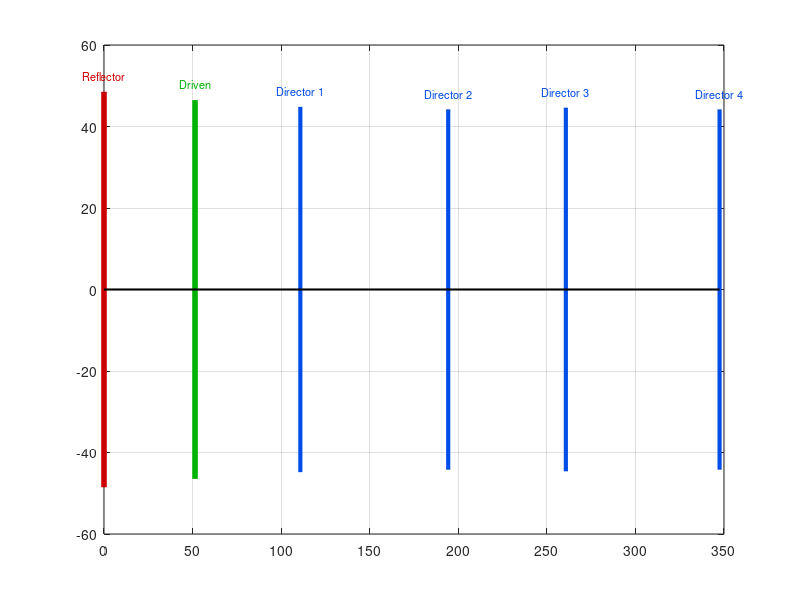

MATLAB code to generate this figure: (Note: this script raises an error after producing the figure.)
%% =========================================================================
%  Crossed Yagi-Uda Antenna for ISS Reception at 145.8 MHz
%  Based on Balanis, Antenna Theory, 3rd ed., Table 10.4 (6-element optimum)
%  Target: LHCP, 13.41 dBi per Yagi
%  Two scripts in one:
%    Section A — uses MATLAB Antenna Toolbox (yagiUda) if available
%    Section B — manual array-factor + half-dipole element pattern (no toolbox needed)
%% =========================================================================
clear; clc; close all;

%% =========================================================================
%  1. PHYSICAL PARAMETERS
%% =========================================================================
c      = 299792458;        % Speed of light [m/s]
f0     = 145.8e6;          % Design frequency [Hz]
lambda = c / f0;           % Wavelength [m]
k      = 2*pi / lambda;    % Wavenumber [rad/m]

fprintf('========================================\n');
fprintf(' Crossed Yagi-Uda — ISS 145.800 MHz\n');
fprintf('========================================\n');
fprintf('Frequency  : %.3f MHz\n', f0/1e6);
fprintf('Wavelength : %.4f m  (%.2f cm)\n', lambda, lambda*100);

%% =========================================================================
%  2. ELEMENT GEOMETRY (Balanis Table 10.4)
%% =========================================================================
% --- Element lengths [fraction of lambda] ---
L_frac = [0.472, 0.452, 0.436, 0.430, 0.434, 0.430];

% --- Element lengths [m] ---
L_m    = L_frac * lambda;

% --- Element positions from reflector tip [m] ---
pos_cm = [0.00, 51.40, 110.83, 194.31, 260.72, 347.50];  % cm
pos_m  = pos_cm / 100;

% --- Spacings between consecutive elements [m] ---
% s21, s32, s43, s54, s65
spacings_m = diff(pos_m);

% --- Wire radius [m] (Balanis: a = 0.003369 lambda) ---
a_radius = 0.003369 * lambda;
d_wire   = 2 * a_radius;

% --- Element names ---
elem_names = {'Reflector','Driven','Director 1','Director 2','Director 3','Director 4'};

fprintf('\n--- Element Dimensions ---\n');
fprintf('%-14s  %8s  %12s  %14s\n','Element','L/lambda','Length (cm)','Pos from Ref (cm)');
fprintf('%s\n', repmat('-',1,55));
for i = 1:6
    fprintf('%-14s  %8.3f  %12.2f  %14.2f\n', ...
        elem_names{i}, L_frac(i), L_m(i)*100, pos_cm(i));
end
fprintf('\nWire diameter : %.2f mm (a = %.4f lambda)\n', d_wire*1e3, a_radius/lambda);
fprintf('Total boom    : %.2f cm  (%.4f lambda)\n', pos_cm(end), pos_m(end)/lambda);

%% =========================================================================
%  3. GEOMETRY PLOT — Element Map
%% =========================================================================
figure('Name','Yagi-Uda Geometry','Color','white','Position',[50 600 900 300]);
hold on; grid on; box on;

colors = {[0.8 0 0],[0 0.7 0],[0 0.3 0.9],[0 0.3 0.9],[0 0.3 0.9],[0 0.3 0.9]};
lw     = [4 4 3 3 3 3];
for i = 1:6
    xp  = pos_cm(i);
    hlf = L_m(i)/2 * 100;  % half-arm in cm
    plot([xp xp], [-hlf hlf], '-', 'Color', colors{i}, 'LineWidth', lw(i));
    text(xp, hlf + 4, elem_names{i}, 'HorizontalAlignment','center', ...
         'FontSize',8, 'Color', colors{i});
end
% Boom
plot([0 pos_cm(end)],[0 0],'k-','LineWidth',1.5);
% Lambda/2 reference lines
ref = lambda/2 * 100;
yline(ref,'--','color',[0.5 0.5 0.5],'LineWidth',1,'Label','\lambda/2 = 102.8 cm');
yline(-ref,'--','color',[0.5 0.5 0.5],'LineWidth',1);

xlabel('Position along boom (cm)','FontSize',11);
ylabel('Element half-span (cm)','FontSize',11);
title('Yagi-Uda Antenna Geometry  —  145.800 MHz  (6 Elements, Balanis Table 10.4)',...
      'FontSize',12,'FontWeight','bold');
xlim([-25 385]); ylim([-65 75]);
legend({'Reflector','Driven Element','Directors',...
        'Boom','\lambda/2 reference'}, 'Location','southeast');
set(gca,'FontSize',10);

%% =========================================================================
%  4A. ANTENNA TOOLBOX PATH (requires Antenna Toolbox licence)
%% =========================================================================
if license('test','Antenna_Toolbox')
    fprintf('\n[Antenna Toolbox detected — running full EM simulation]\n');
 
    % -----------------------------------------------------------------------
    % yagiUda property map (Antenna Toolbox):
    %   Exciter          — driven dipole object  (element 2 in our array)
    %   Reflector        — scalar: reflector length [m]  (element 1)
    %   ReflectorSpacing — scalar: reflector-to-driven spacing [m]  (s21)
    %   NumDirectors     — integer: number of directors  (4 in our case)
    %   DirectorLength   — vector [1 x NumDirectors]: director lengths [m]
    %   DirectorSpacing  — vector [1 x NumDirectors]: driven-to-dir1, dir1-to-dir2… [m]
    % -----------------------------------------------------------------------
 
    % Build the Yagi — modify the default Exciter in-place (do NOT replace it
    % with a new dipole() object; that breaks the internal element alignment)
    ant                       = yagiUda();
    ant.Exciter.Length        = L_m(2);          % driven element  0.452 λ
    ant.ReflectorLength       = L_m(1);          % reflector       0.472 λ
    ant.ReflectorSpacing      = spacings_m(1);   % s21 = 0.250 λ
    ant.NumDirectors          = 4;               % Dir1…Dir4
    ant.DirectorLength        = L_m(3:end);      % [0.436 0.430 0.434 0.430] λ
    ant.DirectorSpacing       = spacings_m(2:end);% [s32 s43 s54 s65]
 
    % --- 3D Radiation Pattern ---
    figure('Name','3D Pattern (Toolbox)','Color','white');
    pattern(ant, f0);
    title('3D Radiation Pattern — Single Yagi  145.8 MHz','FontSize',12);
    colorbar;
 
    % --- E-plane (elevation, phi = 0°) ---
    figure('Name','E-plane','Color','white');
    patternElevation(ant, f0, 0);
    title('E-plane Pattern (φ = 0°)  —  Yagi 145.8 MHz','FontSize',12);
 
    % --- H-plane (azimuth at theta = 90°) ---
    figure('Name','H-plane','Color','white');
    patternAzimuth(ant, f0, 90);
    title('H-plane Pattern (θ = 90°)  —  Yagi 145.8 MHz','FontSize',12);
 
    % --- Boresight directivity ---
    D_boresight = pattern(ant, f0, 0, 0);
    fprintf('Computed directivity (boresight): %.2f dBi\n', D_boresight);
    fprintf('Expected (Balanis Table 10.4)   : 13.41 dBi\n');
 
    % --- Input impedance sweep ---
    f_sweep = linspace(130e6, 165e6, 201);
    figure('Name','Input Impedance','Color','white');
    impedance(ant, f_sweep);
    xline(f0/1e6, 'r--', '145.8 MHz', 'LabelVerticalAlignment','bottom');
    title('Input Impedance vs Frequency  (simple dipole driven element)','FontSize',12);
 
    % --- S11 vs frequency (ref 50 Ω) ---
    figure('Name','S11','Color','white');
    s = sparameters(ant, f_sweep, 50);
    rfplot(s);
    xline(f0/1e6, 'r--', '145.8 MHz');
    title('S_{11} vs Frequency  (ref 50 Ω)','FontSize',12);
 
else
    fprintf('\n[Antenna Toolbox NOT available — using manual array-factor method]\n');
    fprintf(' Install the Antenna Toolbox for full EM simulation (Sections 4B below).\n');
end
 
%% =========================================================================
%  4B. MANUAL ARRAY FACTOR + ELEMENT PATTERN (works WITHOUT Antenna Toolbox)
%% =========================================================================
fprintf('\n--- Manual Array-Factor Calculation ---\n');
 
%  Angular sweep
theta_deg = linspace(0, 180, 3601);   % 0 = end-fire boresight
theta_rad = deg2rad(theta_deg);
 
%  --- Approximate excitation of each element ---
%  Traveling-wave Yagi: progressive phase along boom axis
%  Phase velocity v_p/c ≈ 0.85 (typical 6-element optimum Yagi)
vp_ratio  = 0.85;
alpha     = -k / vp_ratio;            % progressive phase [rad/m]
 
%  Relative current amplitudes (decaying toward end of array)
I_amp   = [0.70, 1.00, 0.82, 0.72, 0.68, 0.62];
 
%  Excitation phasors
excit   = I_amp .* exp(1j * alpha * pos_m);
 
%  Array Factor (boom = z-axis, end-fire toward theta=0)
AF = zeros(size(theta_rad));
for n = 1:6
    AF = AF + excit(n) .* exp(1j * k * pos_m(n) .* cos(theta_rad));
end
AF_norm = abs(AF) ./ max(abs(AF));
 
%  Half-dipole element pattern:  |cos(pi/2 * cos(theta)) / sin(theta)|
EP       = abs( cos(pi/2 .* cos(theta_rad)) ./ (sin(theta_rad) + 1e-12) );
EP       = EP ./ max(EP);
 
%  Total normalised pattern
Total    = AF_norm .* EP;
Total    = Total ./ max(Total);
Total_dB = 20*log10(Total + 1e-12);
 
%  Apply known peak directivity offset from Balanis
D0_dBi        = 13.41;
Total_abs_dBi = Total_dB + D0_dBi;
 
%  --- Compute approximate HPBW ---
half_pow = Total_dB - max(Total_dB) + 3;   % points where pattern > -3 dB from peak
idx_hp   = find(half_pow >= 0);
if ~isempty(idx_hp)
    HPBW = abs(theta_deg(idx_hp(end)) - theta_deg(idx_hp(1)));
    fprintf('Approximate HPBW (E-plane): %.1f°\n', HPBW);
end
 
%  --- E-plane polar plot ---
figure('Name','E-plane Pattern (Manual AF)','Color','white','Position',[50 50 700 600]);
ax = polaraxes;
polarplot(ax, theta_rad, Total_abs_dBi, 'b-', 'LineWidth', 2.5);
hold(ax,'on');
polarplot(ax, theta_rad + pi, Total_abs_dBi, 'b-', 'LineWidth', 2.5);  % back lobe
ax.ThetaZeroLocation = 'top';
ax.ThetaDir          = 'clockwise';
ax.RLim              = [-20  D0_dBi + 1];
ax.RTick             = -20:5:15;
ax.RTickLabel        = arrayfun(@(x) sprintf('%d dBi',x), -20:5:15,'UniformOutput',false);
ax.ThetaTick         = 0:30:330;
ax.FontSize          = 10;
title(ax,'E-plane Radiation Pattern — Single Yagi  145.8 MHz',...
      'FontSize',12,'FontWeight','bold');
legend(ax,{'Forward','Back'},'Location','southeast');
 
%  --- Cartesian dBi vs angle ---
figure('Name','E-plane Cartesian','Color','white','Position',[760 50 700 400]);
plot(theta_deg, Total_abs_dBi, 'b-', 'LineWidth', 2); hold on;
yline(D0_dBi - 3,'r--','LineWidth',1.2,'Label','-3 dB half-power');
yline(0,'k:','LineWidth',1);
xlabel('θ (degrees)','FontSize',11);
ylabel('Directivity (dBi)','FontSize',11);
title('E-plane Pattern  (Cartesian)  —  Yagi 145.8 MHz','FontSize',12,'FontWeight','bold');
grid on; ylim([-30 15]); xlim([0 180]);
set(gca,'FontSize',10);
 
%% =========================================================================
%  5. CROSSED YAGI — CIRCULAR POLARIZATION
%% =========================================================================
fprintf('\n========================================\n');
fprintf(' Crossed Yagi — LHCP Analysis\n');
fprintf('========================================\n');
 
%  Feed phasing
phase_V_deg  =   0;    % Vertical Yagi   (reference)
phase_H_deg  = -90;    % Horizontal Yagi (LHCP: H lags V by 90°)
%  → Swap to +90° for RHCP
 
fprintf('V-pol Yagi phase : %+d°\n', phase_V_deg);
fprintf('H-pol Yagi phase : %+d°  → LHCP\n', phase_H_deg);
fprintf('(Change H phase to +90° for RHCP)\n');
 
%  --- λ/4 Phasing Cable Lengths ---
cables = {'RG-58 (VF=0.66)', 'RG-213 (VF=0.66)', 'Aircell-7 (VF=0.84)'};
VFs    = [0.66, 0.66, 0.84];
 
fprintf('\n--- λ/4 Phase-Delay Cable Lengths ---\n');
for i = 1:length(VFs)
    L_delay = VFs(i) * lambda / 4 * 100;  % cm
    fprintf('  %-20s : %.2f cm\n', cables{i}, L_delay);
end
 
%  --- Full-sphere pattern of crossed Yagi (2D grid) ---
%  E_V (V-pol Yagi) and E_H (H-pol Yagi) combine with 90° phase
th = linspace(0, pi, 181);
ph = linspace(0, 2*pi, 361);
[TH, PH] = meshgrid(th, ph);
 
%  Array factor on full sphere (same AF for both Yagis, same geometry)
AF_3D = zeros(size(TH));
for n = 1:6
    % Boom along z for V-Yagi: elements in xz-plane
    AF_3D = AF_3D + excit(n) .* exp(1j * k * pos_m(n) .* cos(TH));
end
AF_3D_norm = abs(AF_3D) ./ max(abs(AF_3D(:)));
 
%  Element pattern (half-dipole) — scalar approximation per Yagi
EP_3D = abs( cos(pi/2 .* cos(TH)) ./ (sin(TH) + 1e-12) );
EP_3D = EP_3D ./ max(EP_3D(:));
 
P_single = (AF_3D_norm .* EP_3D).^2;
 
%  For crossed Yagi with ideal 90° feed and equal amplitudes:
%  Total power = |E_V|^2 + |E_H|^2  (orthogonal → add powers, not amplitudes)
%  Both Yagis have the same pattern magnitude (same geometry), so:
P_CP = 2 * P_single;   % coherent combination for CP on-axis
P_CP_norm = P_CP ./ max(P_CP(:));
 
%  Convert to spherical coordinates for surf plot
X = P_CP_norm .* sin(TH) .* cos(PH);
Y = P_CP_norm .* sin(TH) .* sin(PH);
Z = P_CP_norm .* cos(TH);
 
figure('Name','Crossed Yagi 3D Pattern','Color','white','Position',[50 350 700 600]);
surf(X, Y, Z, 20*log10(P_CP_norm + 1e-6), 'EdgeColor','none');
colormap(jet); colorbar;
clim([-20 0]);
cb = colorbar; cb.Label.String = 'Normalized Level (dB)';
axis equal; axis off;
title('Crossed Yagi-Uda  3D Radiation Pattern  —  LHCP  145.8 MHz',...
      'FontSize',12,'FontWeight','bold');
view(45,30); lighting gouraud; camlight('headlight');
 
%% =========================================================================
%  6. IMPEDANCE MATCHING CALCULATIONS
%% =========================================================================
fprintf('\n========================================\n');
fprintf(' Impedance Matching\n');
fprintf('========================================\n');
 
Z_driven   = 25;                          % Ω — approximate from Balanis (with reflector)
Z_folded   = 4 * Z_driven;               % Ω — folded dipole 4:1 step-up
Z_coax_tgt = 50;                          % Ω — target (standard coax)
Z_qwt      = sqrt(Z_folded * Z_coax_tgt); % Ω — required λ/4 transformer
L_qwt_cm   = 0.66 * lambda / 4 * 100;    % cm — (VF=0.66, RG-6 or RG-11, 75 Ω)
 
fprintf('Simple dipole Z_in         : %.1f Ω\n', Z_driven);
fprintf('Folded dipole Z_in (×4)    : %.1f Ω\n', Z_folded);
fprintf('λ/4 transformer impedance  : %.1f Ω  → use 75 Ω coax (RG-6 / RG-11)\n', Z_qwt);
fprintf('λ/4 transformer length     : %.2f cm  (VF = 0.66)\n', L_qwt_cm);
 
%  SWR vs frequency after matching (analytical quarter-wave transformer)
f_sw  = linspace(130e6, 165e6, 1001);
lam_f = c ./ f_sw;
Z75   = 75;                                  % transformer cable
beta_qwt = (pi/2) * (f_sw ./ f0);           % electrical length of λ/4 section at f
Z_in_match = Z75^2 ./ (Z_folded * cos(beta_qwt).^2 + ...
             1j * Z75 * sin(beta_qwt) .* cos(beta_qwt) + eps);
% Reflection coefficient at 50 Ω reference
Gamma = (Z_in_match - Z_coax_tgt) ./ (Z_in_match + Z_coax_tgt);
SWR   = (1 + abs(Gamma)) ./ (1 - abs(Gamma));
 
figure('Name','SWR vs Frequency','Color','white','Position',[760 400 700 400]);
plot(f_sw/1e6, SWR, 'b-', 'LineWidth', 2); hold on;
yline(1.5, 'r--', 'LineWidth',1.2, 'Label','SWR = 1.5');
yline(2.0, 'm--', 'LineWidth',1.2, 'Label','SWR = 2.0');
xline(f0/1e6,'k:','LineWidth',1.5,'Label','145.8 MHz');
xlabel('Frequency (MHz)','FontSize',11);
ylabel('SWR (ref 50 Ω)','FontSize',11);
title('SWR vs Frequency — Folded Dipole + 75 Ω λ/4 Transformer','FontSize',12,'FontWeight','bold');
grid on; ylim([1 4]); xlim([130 165]);
set(gca,'FontSize',10);
 
%% =========================================================================
%  7. LINK BUDGET SUMMARY
%% =========================================================================
fprintf('\n========================================\n');
fprintf(' Expected Link Performance\n');
fprintf('========================================\n');
 
G_yagi       = 13.41;    % dBi per Yagi
G_CP_circ    = G_yagi;   % dBi — CP signal (both Yagis add coherently, no loss)
G_CP_linear  = G_yagi - 3.0;  % dBi — LP signal (−3 dB penalty)
G_LP_worst   = -Inf;     % dBi — LP Yagi, polarisation 90° off
G_LP_aligned = G_yagi;   % dBi — LP Yagi, perfectly aligned
 
fprintf('Antenna type           Gain (dBi)   Note\n');
fprintf('%s\n', repmat('-',1,60));
fprintf('Single Yagi (LP)        %6.2f     best case (full alignment)\n', G_LP_aligned);
fprintf('Single Yagi (LP)          -Inf     worst case (90° misalign)\n');
fprintf('Crossed Yagi (CP, LP in)%6.2f     always — 3 dB penalty only\n', G_CP_linear);
fprintf('Crossed Yagi (CP, CP in)%6.2f     full gain, no Faraday loss\n', G_CP_circ);
 
fprintf('\n--- Phasing Delay Line Summary ---\n');
for i = 1:length(VFs)
    L_delay = VFs(i) * lambda / 4 * 100;
    fprintf('  %-20s : %.2f cm  (90° delay for LHCP)\n', cables{i}, L_delay);
end
 
fprintf('\n========================================\n');
fprintf(' SIMULATION COMPLETE\n');
fprintf('========================================\n');
fprintf('Figures generated:\n');
fprintf('  1. Yagi Geometry (element map)\n');
fprintf('  2. E-plane Pattern — polar  (manual AF)\n');
fprintf('  3. E-plane Pattern — Cartesian\n');
fprintf('  4. Crossed Yagi 3D Pattern  (LHCP)\n');
fprintf('  5. SWR vs Frequency\n');
if license('test','Antenna_Toolbox')
    fprintf('  6. 3D Pattern (Toolbox — full EM)\n');
    fprintf('  7. E-plane (Toolbox)\n');
    fprintf('  8. H-plane (Toolbox)\n');
    fprintf('  9. Input Impedance (Toolbox)\n');
    fprintf(' 10. S11 (Toolbox)\n');
end
 
